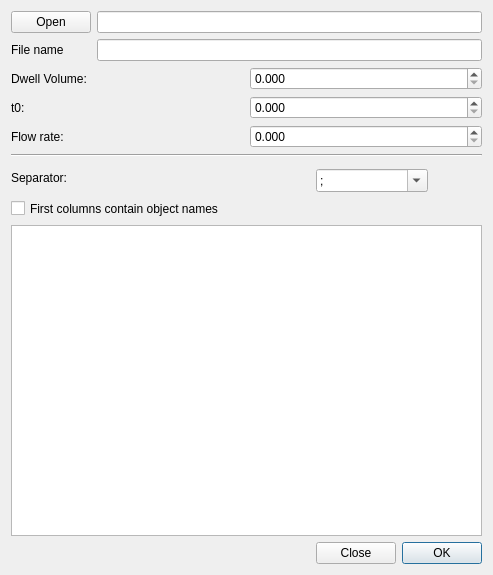
<?xml version="1.0" encoding="UTF-8"?>
<ui version="4.0">
 <class>ImportDialog</class>
 <widget class="QDialog" name="ImportDialog">
  <property name="geometry">
   <rect>
    <x>0</x>
    <y>0</y>
    <width>493</width>
    <height>575</height>
   </rect>
  </property>
  <property name="windowTitle">
   <string>Import retention data</string>
  </property>
  <layout class="QGridLayout" name="gridLayout_3">
   <item row="4" column="1" colspan="2">
    <widget class="QComboBox" name="splitlineby">
     <property name="sizePolicy">
      <sizepolicy hsizetype="Expanding" vsizetype="Fixed">
       <horstretch>0</horstretch>
       <verstretch>0</verstretch>
      </sizepolicy>
     </property>
     <property name="minimumSize">
      <size>
       <width>0</width>
       <height>23</height>
      </size>
     </property>
     <property name="maximumSize">
      <size>
       <width>112</width>
       <height>23</height>
      </size>
     </property>
     <property name="editable">
      <bool>true</bool>
     </property>
     <item>
      <property name="text">
       <string>;</string>
      </property>
     </item>
     <item>
      <property name="text">
       <string>TAB</string>
      </property>
     </item>
     <item>
      <property name="text">
       <string>SPACE</string>
      </property>
     </item>
     <item>
      <property name="text">
       <string>,</string>
      </property>
     </item>
     <item>
      <property name="text">
       <string>&lt;CUSTOM&gt;</string>
      </property>
     </item>
    </widget>
   </item>
   <item row="3" column="0" rowspan="2">
    <widget class="QLabel" name="label_4">
     <property name="sizePolicy">
      <sizepolicy hsizetype="Expanding" vsizetype="Fixed">
       <horstretch>0</horstretch>
       <verstretch>0</verstretch>
      </sizepolicy>
     </property>
     <property name="minimumSize">
      <size>
       <width>0</width>
       <height>23</height>
      </size>
     </property>
     <property name="maximumSize">
      <size>
       <width>159</width>
       <height>23</height>
      </size>
     </property>
     <property name="text">
      <string>Separator:</string>
     </property>
    </widget>
   </item>
   <item row="2" column="0" colspan="3">
    <widget class="Line" name="line">
     <property name="orientation">
      <enum>Qt::Horizontal</enum>
     </property>
    </widget>
   </item>
   <item row="7" column="2">
    <widget class="QPushButton" name="okButton">
     <property name="maximumSize">
      <size>
       <width>110</width>
       <height>32</height>
      </size>
     </property>
     <property name="text">
      <string>OK</string>
     </property>
    </widget>
   </item>
   <item row="7" column="1">
    <widget class="QPushButton" name="closeButton">
     <property name="maximumSize">
      <size>
       <width>110</width>
       <height>32</height>
      </size>
     </property>
     <property name="text">
      <string>Close</string>
     </property>
    </widget>
   </item>
   <item row="5" column="0">
    <widget class="QCheckBox" name="firstcolobjname">
     <property name="minimumSize">
      <size>
       <width>0</width>
       <height>21</height>
      </size>
     </property>
     <property name="maximumSize">
      <size>
       <width>16777215</width>
       <height>21</height>
      </size>
     </property>
     <property name="text">
      <string>First columns contain object names</string>
     </property>
    </widget>
   </item>
   <item row="6" column="0" colspan="3">
    <widget class="QTableView" name="tableView">
     <property name="minimumSize">
      <size>
       <width>50</width>
       <height>50</height>
      </size>
     </property>
    </widget>
   </item>
   <item row="7" column="0">
    <spacer name="horizontalSpacer">
     <property name="orientation">
      <enum>Qt::Horizontal</enum>
     </property>
     <property name="sizeHint" stdset="0">
      <size>
       <width>305</width>
       <height>20</height>
      </size>
     </property>
    </spacer>
   </item>
   <item row="0" column="0" colspan="3">
    <layout class="QGridLayout" name="gridLayout_2">
     <item row="0" column="0">
      <widget class="QPushButton" name="openButton">
       <property name="maximumSize">
        <size>
         <width>110</width>
         <height>32</height>
        </size>
       </property>
       <property name="text">
        <string>Open</string>
       </property>
      </widget>
     </item>
     <item row="0" column="1">
      <widget class="QSplitter" name="splitter">
       <property name="orientation">
        <enum>Qt::Horizontal</enum>
       </property>
       <widget class="QLineEdit" name="lineEdit"/>
      </widget>
     </item>
     <item row="1" column="0">
      <widget class="QLabel" name="label_7">
       <property name="text">
        <string>File name</string>
       </property>
      </widget>
     </item>
     <item row="1" column="1">
      <widget class="QLineEdit" name="lineEdit_2"/>
     </item>
    </layout>
   </item>
   <item row="1" column="0" colspan="3">
    <layout class="QGridLayout" name="gridLayout">
     <item row="2" column="0">
      <widget class="QLabel" name="label_3">
       <property name="text">
        <string>Flow rate:</string>
       </property>
      </widget>
     </item>
     <item row="0" column="1">
      <widget class="QDoubleSpinBox" name="dwelVolSpinBox">
       <property name="decimals">
        <number>3</number>
       </property>
       <property name="minimum">
        <double>0.000000000000000</double>
       </property>
       <property name="value">
        <double>0.000000000000000</double>
       </property>
      </widget>
     </item>
     <item row="2" column="1">
      <widget class="QDoubleSpinBox" name="flowrateSpinBox">
       <property name="decimals">
        <number>3</number>
       </property>
       <property name="value">
        <double>0.000000000000000</double>
       </property>
      </widget>
     </item>
     <item row="1" column="0">
      <widget class="QLabel" name="label_2">
       <property name="text">
        <string>t0:</string>
       </property>
      </widget>
     </item>
     <item row="1" column="1">
      <widget class="QDoubleSpinBox" name="t0SpinBox">
       <property name="decimals">
        <number>3</number>
       </property>
       <property name="value">
        <double>0.000000000000000</double>
       </property>
      </widget>
     </item>
     <item row="0" column="0">
      <widget class="QLabel" name="label">
       <property name="text">
        <string>Dwell Volume:</string>
       </property>
      </widget>
     </item>
    </layout>
   </item>
  </layout>
 </widget>
 <resources/>
 <connections/>
</ui>
